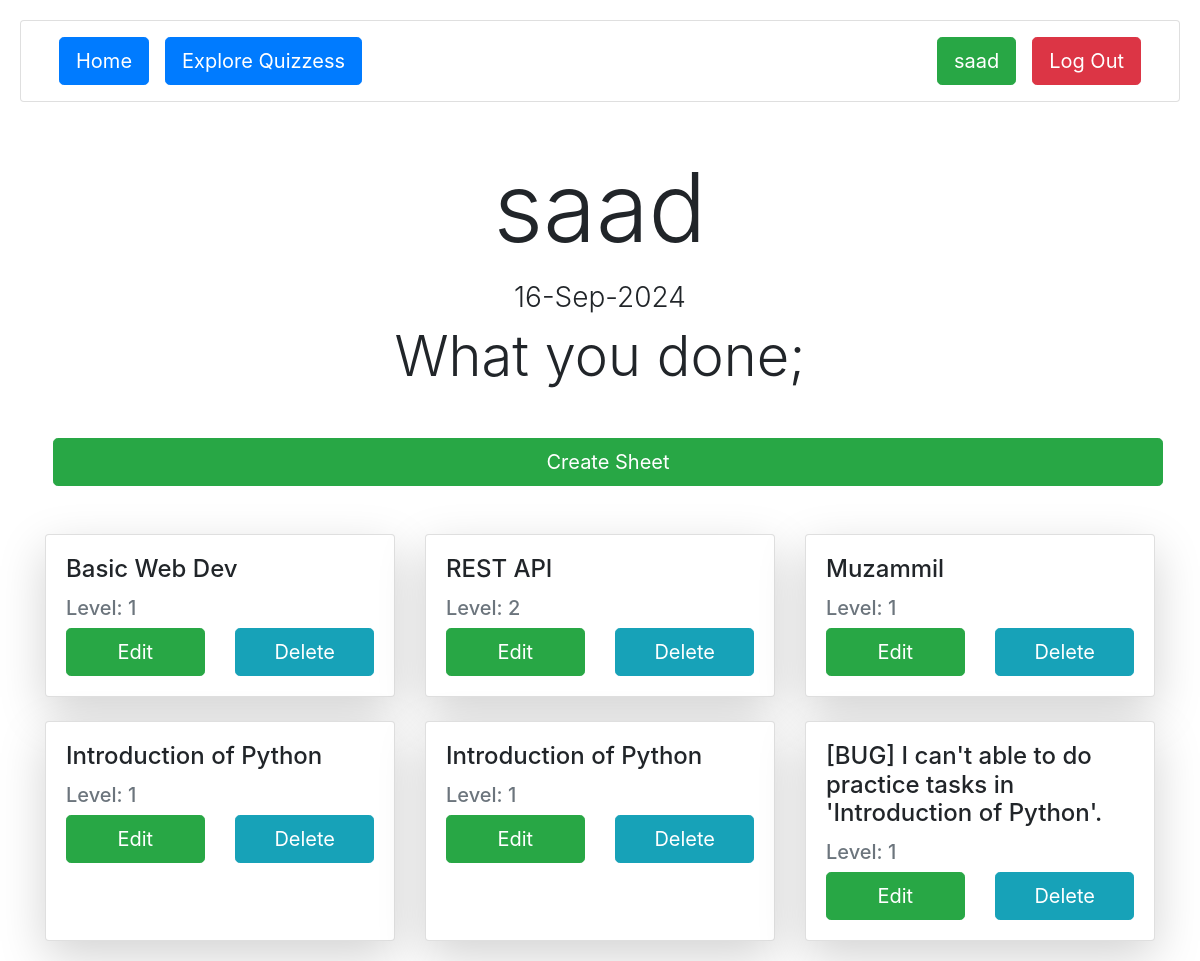
Screenshot of /learn/tutor/ (signed in) with the database file from the repository.
### learn/models.py (models this page shows, shortened)
class QuestionSheet(models.Model):
    title = models.CharField(max_length=200)
    tutor = models.ForeignKey(User, on_delete=models.CASCADE, related_name="tutor")
    l = [
        (1, 1),
        (2, 2),
        (3, 3),
        (4, 4),
        (5, 5)]
    level = models.IntegerField(choices=l, default=1)

### learn/views.py (the view)
# urls.py: path('tutor/', views.tutor_profile, name="tutor"),
@login_required
def tutor_profile(request):
    tutor = User.objects.get(id=request.user.id)
    sheets = QuestionSheet.objects.filter(tutor=tutor.id)
    if not sheets.exists():
        pass
    return render(request, 'tutor.html', {"tutor": tutor, "questions": sheets})

### learn/templates/tutor.html (shortened to what this page needs)
{% extends "layout.html" %}
{% block body %}
    <div class="container mt-5">
        <h1 class="display-1 text-center mb-3">{{ tutor.username}}</h1>
        <h3 class="text-center text-center fw-light">{{ tutor.date_joined|date:"d-M-Y" }}</h3>
        <h2 class="display-4 text-center mb-5">What you done;</h2>
        <a href="{% url 'create_question_sheet' %}"
        class="btn btn-success btn-lg mx-2 mb-5"
        style="
        width: 100%;
        ">Create Sheet</a>
        <div class="row g-4">
            {% for question in questions %}
                <div class="col-12 col-sm-12 col-md-6 col-lg-4">
                    <div class="card h-100 shadow-lg">
                        <div class="card-body">
                            <h4 class="card-title">{{ question.title }}</h4>
                            <h5 class="text-muted mb-2">Level: {{ question.level }}</h5>
                            <div class="edit-delete"
                            style="
                            display: flex;
                            align-items: center;
                            justify-content: space-between;
                            ">
                                <a href="{% url 'edit_sheet' question.id %}" class="btn btn-success btn-lg mt-auto"
                                style="
                                width: 45%;
                                "
                                >Edit</a>
                                <a href="{% url 'delete_sheet' question.id %}" class="btn btn-info btn-lg"
                                style="
                                width: 45%;
                                ">Delete</a>
                            </div>
                        </div>
                    </div>
                </div>
            {% endfor %}
        </div>
    </div>
{% endblock %}

### templates/layout.html (shortened to what this page needs)
{% load static %}
<!DOCTYPE html>
<html lang="en">
<head>
    <link href="https://cdn.jsdelivr.net/npm/bootstrap@5.3.3/dist/css/bootstrap.min.css" rel="stylesheet">
    <link rel="stylesheet" href="https://cdnjs.cloudflare.com/ajax/libs/normalize/8.0.1/normalize.min.css" />
    <link rel="stylesheet" href="https://maxcdn.bootstrapcdn.com/bootstrap/4.0.0/css/bootstrap.min.css">
</head>
<body>
    {% block nav %}
    <div class="card">
            <nav>
                <div class="nav-left">
                    <a href="{% url 'home' %}" class="btn btn-primary btn-lg mx-2">Home</a>
                    <a href="{% url 'explore-quizzes' %}" class="btn btn-primary btn-lg mx-2">Explore Quizzess</a>
                </div>
                <div class="nav-right">
                    {% if user.is_authenticated %}
                    <a href="{% url 'tutor' %}" class="btn btn-success btn-lg mx-2">{{ user.username|truncatechars:20 }}</a>
                    {% else %}
                    <a href="{% url 'register' %}" class="btn btn-primary btn-lg mx-2">Become Tutor</a>
                    {% endif %}
                    {% if user.is_authenticated %}
                    <a href="{% url 'confirm-logout' %}" class="btn btn-danger btn-lg mx-2">Log Out</a>
                    {% else %}
                    <a href="{% url 'login'%}" class="btn btn-success btn-lg mx-2">Log In</a>
                    {% endif %}
                </div>
            </nav>
</div>
{% endblock %}
{% block body %}{% endblock %}
</body>
</html>

### rows the page displays
QuestionSheet: title "Basic Web Dev", level "1"
QuestionSheet: title "REST API", level "2"
QuestionSheet: title "Muzammil", level "1"
QuestionSheet: title "Introduction of Python", level "1"
QuestionSheet: title "Introduction of Python", level "1"
QuestionSheet: title "[BUG] I can't able to do practice tasks in 'Introduction of Python'.", level "1"

### other values shown
{{ user.username|truncatechars:20 }} "saad"
{{ tutor.username }} "saad"
{{ tutor.date_joined|date:"d-M-Y" }} "16-Sep-2024"
